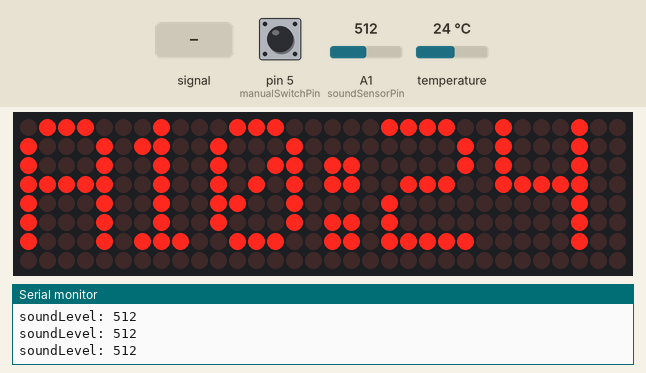
A sketch run on a simulated Arduino Uno, built with avr-gcc and run on an emulated ATmega328P. Shown: 32×8 LED matrix, the last lines printed to the serial monitor. The test bench sets the inputs (shaded band); at power-on: A1 (soundSensorPin) = 512, pin 5 (manualSwitchPin) HIGH, temperature 24 °C. The local clock reads 2024-03-15 10:24:30 at power-on unless the sketch sets it.

Above: at 1.2 s.
1.3 s: A1 (soundSensorPin) fed a 200 Hz sine of ±460 counts around its level
At 1.63 s:
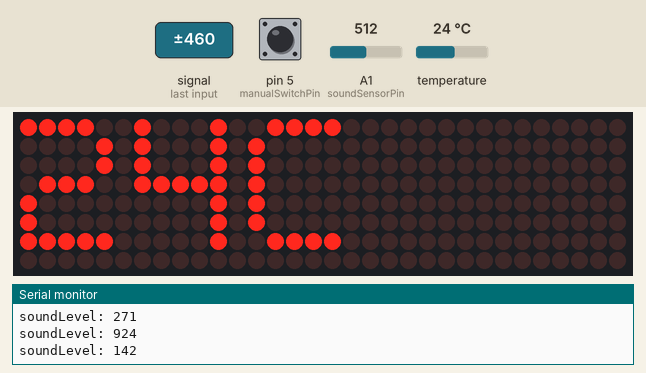
4.3 s: A1 (soundSensorPin) set to 716
7.3 s: A1 (soundSensorPin) fed a 2 Hz sine of ±306 counts around its level
10.3 s: A1 (soundSensorPin) set to 900
13.3 s: pin 5 (manualSwitchPin) pulled LOW for 3.2 s
19.5 s: pin 5 (manualSwitchPin) pulled LOW for 0.15 s
At 20.5 s:
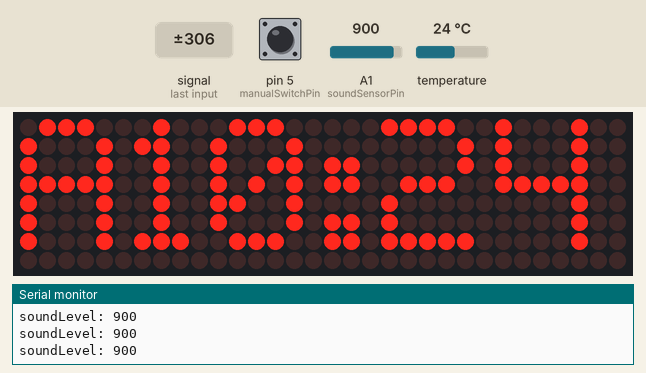
At 25.3 s:
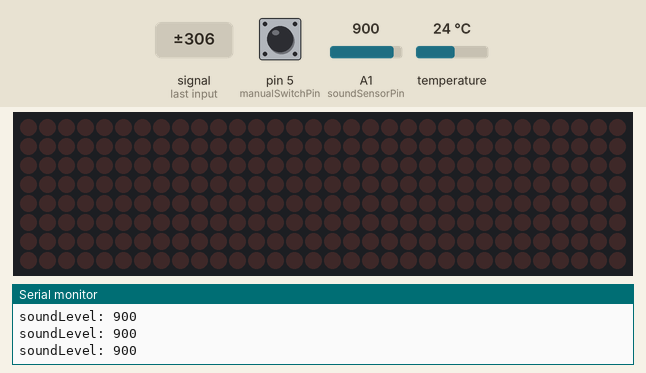
Timing chart, 0 to 26.1 s (numbered marks = the images above; inputs shaded):
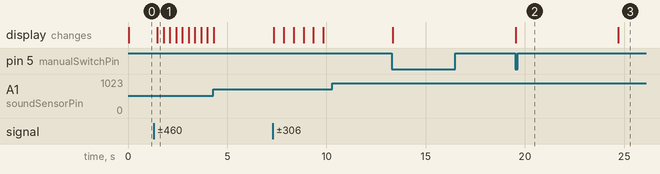

The sketch:

myClock2.ino
```cpp
#include <MD_Parola.h>
#include <MD_MAX72xx.h>
#include <SPI.h>
#include "RTClib.h" // rtclib by adafruit

#define HARDWARE_TYPE MD_MAX72XX::FC16_HW
//#define HARDWARE_TYPE MD_MAX72XX::GENERIC_HW

#define MAX_DEVICES 4
#define CS_PIN 10
// clk 13
// din 11

MD_Parola myDisplay = MD_Parola(HARDWARE_TYPE, CS_PIN, MAX_DEVICES);

// ************* config
bool useSound = true;
bool useSwitch = true;

bool debug = false;
bool debugShowTimer = false;
// ************* end of config

int manualSwitchPin = 5;

// ds3231
RTC_DS3231 rtc;
char daysOfTheWeek[7][12] = {"SUN", "MON", "TUE", "WED", "THU", "FRI", "SAT"};

// temperature
float fTemperature;
int iTemperature;
int humidity;
int reading;

int soundSensorPin = A1;
int soundThreshold = 500; // 소리가 클수록 수치가 낮아짐(0~1023)

// display
const int showDisplayDurationMillis = 5000; // 5 sec
int showDisplayTimer = 0;
const int BufferSize = 50;
byte buffer[BufferSize];
byte bufferClock[BufferSize];
byte bufferTemp[BufferSize];
bool displayOn = true;

// timer
int totalTime = 0;
int deltaTime = 0;
int prevTotalTime = 0;

long lastSwitchOnTimeStamp = 0;
int changeModeTimeIntervalMills = 1000;
// TODO: 1초 안에 소리 두 번 받으면 모드 변환(시계 - 온도)

int displayOnTimer = 0;
const int displayOnTimerCooldown = 500;

enum ShowMode
{
  clock,
  temperature,
};

ShowMode currentMode;

String date;
String time;

void setup() {

  Serial.begin(9600);

  pinMode(manualSwitchPin, INPUT_PULLUP);

  myDisplay.begin();
  myDisplay.setIntensity(1);
  myDisplay.displayClear();

  if (! rtc.begin()) {
    Serial.println("Couldn't find RTC");
    Serial.flush();
    while (1) delay(10);
  }

  if (rtc.lostPower()) {
    Serial.println("RTC lost power, let's set the time!");
    rtc.adjust(DateTime(F(__DATE__), F(__TIME__)));
  }

  // temperature
  analogReference(INTERNAL);

  pinMode(soundSensorPin, INPUT);

  currentMode = ShowMode::clock;

  if (useSound || useSwitch)
  {
    GetTime();

    memcpy(buffer, bufferClock, BufferSize);

    myDisplay.displayText(buffer, PA_LEFT, 25, 1000, PA_PRINT);

    if (myDisplay.displayAnimate()) {
      myDisplay.displayReset();
    }

    showDisplayTimer = showDisplayDurationMillis;
    displayOn = true;
  }
}

void loop() {

  totalTime = millis();
  deltaTime = totalTime - prevTotalTime;

  if (showDisplayTimer > 0)
  {
    showDisplayTimer -= deltaTime;

    if (debugShowTimer)
    {
      Serial.print("showTimer: ");
      Serial.print(showDisplayTimer);
      Serial.print(", deltaTime: ");
      Serial.println(deltaTime);
    }

    if (myDisplay.displayAnimate()) {
      myDisplay.displayReset();
    }
  }
  else
  {
    if (displayOn == true)
    {
      displayOn = false;
      myDisplay.displayClear();

      Serial.println("display off!");
    }
  }

  GetTime();
  GetTemperature();

  // 사운드 센서가 작동하지 않을 때 수동으로 처리 가능
  bool manualSwitchPressed = digitalRead(manualSwitchPin) == LOW;
  // Serial.println(manualSwitchPressed);

  int soundLevel = analogRead(soundSensorPin);
  bool soundSwitchPressed = soundLevel < soundThreshold;

  bool switchOn = useSwitch && manualSwitchPressed;
  bool soundOn = useSound && soundSwitchPressed;

  if (useSound)
  {
    Serial.println("soundLevel: " + String(soundLevel));
  }

  if (switchOn || soundOn)
  {
    showDisplayTimer = showDisplayDurationMillis;

    switch(currentMode)
    {
      case ShowMode::clock:
        // buffer = &bufferClock;
        memcpy(buffer, bufferClock, BufferSize);
        break;
      case ShowMode::temperature:
        // buffer = &bufferTemp;
        memcpy(buffer, bufferTemp, BufferSize);
        break;
      default:
        break;
    }

    // myDisplay.displayText(buffer, PA_CENTER, 25, 1000, PA_PRINT);
    myDisplay.displayText(buffer, PA_LEFT, 25, 1000, PA_PRINT);
    displayOn = true;
    // Serial.println("on!");

    long currentTime =  millis();
    // 화면 켜져 있는 동안에 입력 받으면 모드 변환
    if (showDisplayTimer > 0)
    {
      if (currentMode == ShowMode::clock)
      {
        currentMode = ShowMode::temperature;
      }
      else
      {
        currentMode = ShowMode::clock;
      }
    }

    lastSwitchOnTimeStamp = currentTime;
  }

  prevTotalTime = totalTime;
}

void GetTime()
{
  DateTime now = rtc.now();
    // TODO: show date
    date = String(now.year()) + "/" +  String(now.month()) + "/" +  String(now.day());

    int hour = now.hour();
    if (hour >= 12)
    {
      if (hour != 12)
      {
        // 오후 12시가 0시가 되지 않게 처리.
        hour = hour - 12;
      }

      time = "P" + String(hour) + ":" +  String(now.minute());
    }
    else
    {
      time = "A" + String(hour) + ":" +  String(now.minute());
    }

    if (debug)
    {
      // Serial.print(now.year(), DEC);
      // Serial.print('/');
      // Serial.print(now.month(), DEC);
      // Serial.print('/');
      // Serial.print(now.day(), DEC);
      // Serial.print(" (");
      // Serial.print(daysOfTheWeek[now.dayOfTheWeek()]);
      // Serial.print(") ");
      // Serial.print(now.hour(), DEC);
      // Serial.print(':');
      // Serial.print(now.minute(), DEC);
      // Serial.print(':');
      // Serial.print(now.second(), DEC);
      // Serial.println();

      // Serial.println(date);
      // Serial.println(time);
      // Serial.println("");
    }

    time.toCharArray(bufferClock, BufferSize);
}

void GetTemperature()
{
  // ds3231 temperature sensor
  fTemperature = rtc.getTemperature();
  String str = String((int)fTemperature) + "C";
  str.toCharArray(bufferTemp, BufferSize);
}
```

Measured:
- after the input at 1.3 s, the display: changes after 0.18 s (image 1)
- after the input at 19.5 s, the display: changes at once (image 2)
